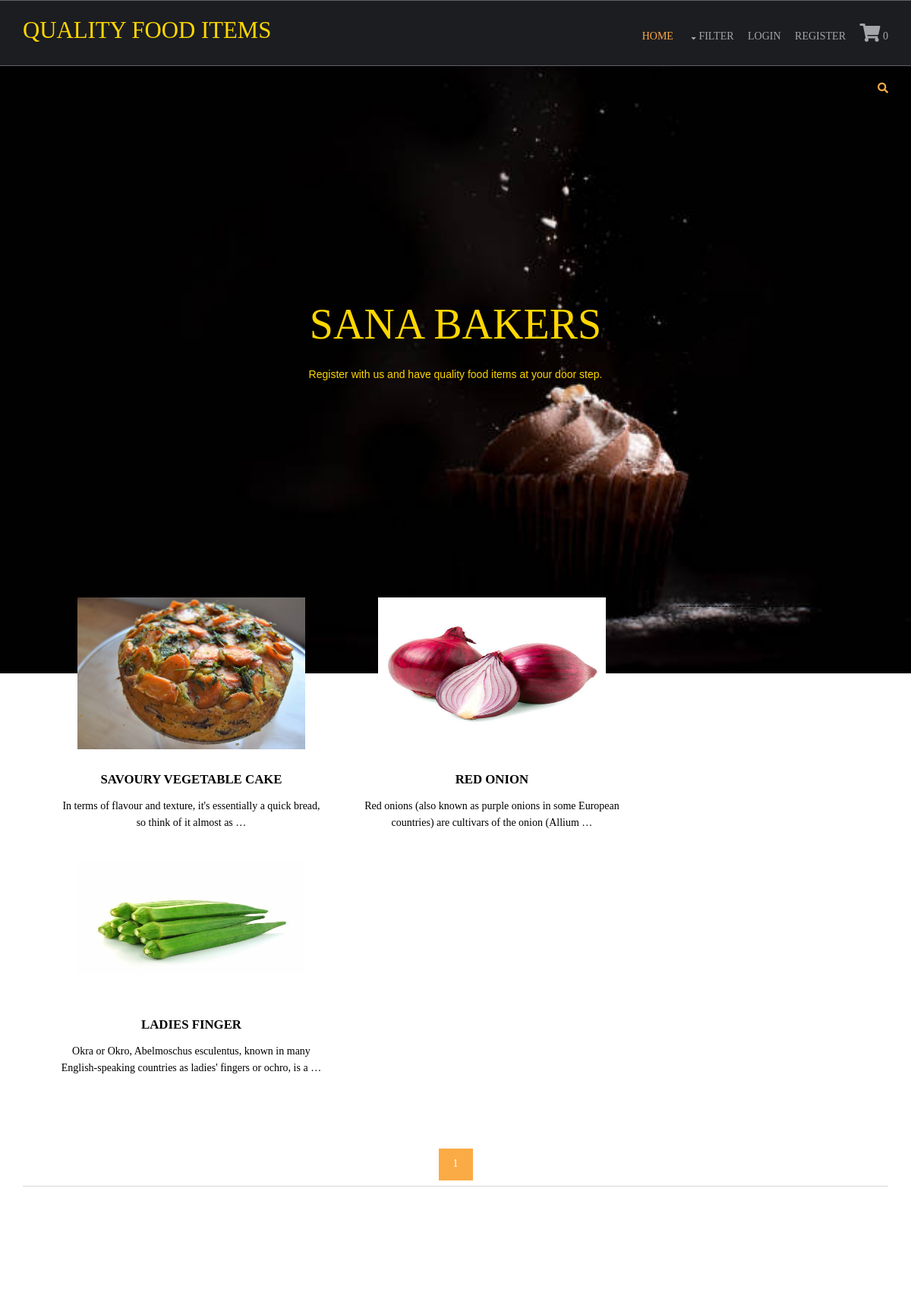
Page /vegetables/ on the committed database.
### shop/models.py (models this page shows, shortened)
class products(models.Model):
    name = models.CharField(max_length=250, unique=True)
    slug = models.SlugField(max_length=250, unique=True)
    img = models.ImageField(upload_to='product')
    desc = models.TextField()
    available = models.BooleanField(default=True)
    stock = models.IntegerField()
    price = models.IntegerField()
    category = models.ForeignKey(categ,on_delete=models.CASCADE)
    def get_url(self):
        return reverse('details', args=[self.category.slug,self.slug])

### shop/views.py (the view)
# urls.py: 2. Add a URL to urlpatterns:  path('', views.home, name='home')
def home(request,c_slug=None):
    if c_slug!=None:
        c_slug=get_object_or_404(categ,slug=c_slug)
        prodt=products.objects.filter(category=c_slug,available=True)
    else:
        prodt = products.objects.all().filter(available=True)
    cat = categ.objects.all()
    paginator = Paginator(prodt,6)
    try:
        page = int(request.GET.get('page','1'))
    except():
        page = 1
    try:
        pro = paginator.page(page)
    except(EmptyPage,InvalidPage):
        pro = paginator.page(paginator.num_pages)
    return render(request,'index.html',{'pr':prodt,'ct':cat,'pg':pro})

### cart/context_processor.py (called while the page is built)
def count(request):
    item_count=0
    if 'admin' in request.path:
        return{}
    else:
        try:
            ct = cartlist.objects.filter(cart_id=c_id(request))
            cti = items.objects.all().filter(cart=ct[:1])
            for c in cti:
                item_count+=c.quan
        except cartlist.DoesNotExist:
            item_count=0
        return dict(itc=item_count)

### cart/views.py (called while the page is built)
def c_id(request):
    ct_id = request.session.session_key
    if not ct_id:
        ct_id = request.session.create()
    return ct_id

### shop/models.py (called while the page is built)
    def get_url(self):
        return reverse('prod_cat', args=[self.slug])

### templates/index.html (shortened to what this page needs)
{% extends 'base.html' %}
{% load static %}
{% block content %}
<html lang="">
<head>
<link href="{% static 'hm/layout/styles/layout.css' %}" rel="stylesheet" type="text/css" media="all">
</head>
<body id="top">
<div class="abcd" style="background-image:url({% static 'hm/images/demo/backgrounds/bg.jpg' %});">
<div class="wrapper row0">
    <div id="topbar" class="hoc clear">
      <div class="fl_right">
        <ul class="nospace">
          <li id="searchform">
          </li>
        </ul>
      </div>
    </div>
  </div>
  <div id="pageintro" class="hoc clear" style="color:gold;">
    <article>
      <footer>
        <h3 class="heading">SANA BAKERS</h3>
        <p>Register with us and have quality food items at your door step.</p>
      </footer>
    </article>
  </div>
</div>
<div class="wrapper row3" style="color:black;font-family:times new roman;">
  <main class="hoc container clear" >
    <section id="introblocks">
      <ul class="nospace group btmspace-80">
    -------------------
        {% for i in pg.object_list %}
        <li class="one_third">
          <figure><a class="imgover" href="{{i.get_url}}"><img src="{{i.img.url}}" alt="" style="height:200;width:300;"></a>
            <figcaption>
              <h6 class="heading">{{i.name}}</h6>
              <p>{{i.desc|truncatewords:17}}</p>
            </figcaption>
          </figure>
        </li>
        {% endfor %}
        ------------------------
      </ul>
    </section>
    <center>
  {% for p in pg.paginator.page_range %}
  <a href="?page={{p}}" class="btn btn-light btn-sm {% if pg.number == p %} active {% endif %}">{{p}}</a>
  {% endfor %}
    </center>
    <hr class="btmspace-80">
  </main>
</div>
</body>
</html>
{% endblock %}

### static/hm/layout/styles/layout.css (style rules this page uses)
#topbar { padding:20px 0; font-size:.8rem; text-transform:uppercase; }
#topbar ul li { display:inline-block; margin-right:15px; }
#topbar ul li:last-child { margin-right:0; padding-right:0; border-right:none; }
#topbar #searchform { position:relative; line-height:1; z-index:9999; }
#topbar #searchform::after { display:block; height:18px; line-height:18px; padding:0; font-family:"Font Awesome\ 5 Free"; font-weight:900; font-size:1rem; content:"\f002"; }
#topbar #searchform ::placeholder { text-transform:capitalize; }
#pageintro { padding:200px 0 300px; }
#pageintro article, #pageintro article p { display:block; max-width:75%; margin:0 auto; text-align:center; }
#pageintro article p { max-width:65%; line-height:2rem; }
#pageintro .heading { margin-bottom:20px; font-size:4rem; }
#pageintro footer { margin-top:50px; }
.container { padding:80px 0; }
#introblocks { display:block; position:relative; margin:-180px 0 0 0; z-index:1; text-align:center; }
#introblocks figure figcaption { display:block; padding:30px 0 0 0; text-align:center; }
#introblocks figure figcaption .heading { font-size:1.2rem; font-weight:700; margin-bottom:0; }
*, *::before, *::after { transition:all .3s ease-in-out; }
body { color:#A5A6AA; background-color:#1C1D21; }
a { color:#FBAB45; }
hr, .borderedbox { border-color:#D7D7D7; }
.btn, .btn.inverse:hover { color:#FFFFFF; background-color:#FBAB45; border-color:#FBAB45; }
.imgover, .imgover:hover::after { color:#FFFFFF; }
.row3 { color:#474747; background-color:#FFFFFF; }
#topbar #searchform { color:#FBAB45; }
#pageintro { color:#FFFFFF; }
@media screen and (min-width:1140px) { .hoc { max-width:1140px; } }

### static/hm/layout/styles/framework.css (style rules this page uses)
html { overflow-y:scroll; overflow-x:hidden; }
html, body { margin:0; padding:0; font-size:14px; line-height:1.6em; }
*, *::before, *::after { box-sizing:border-box; }
.nospace { margin:0; padding:0; list-style:none; }
.btn { display:inline-block; padding:8px 18px 10px; text-transform:uppercase; border:1px solid; }
.clear, .group { display:block; }
.clear::before, .clear::after, .group::before, .group::after { display:table; content:""; }
.clear, .clear::after, .group, .group::after { clear:both; }
a { outline:none; text-decoration:none; }
.fl_right, .imgr { float:right; }
img { width:auto; max-width:100%; height:auto; margin:0; padding:0; border:none; line-height:normal; vertical-align:middle; }
.imgover { display:inline-block; position:relative; max-width:100%; }
.imgover::before, .imgover::after { display:block; position:absolute; content:""; text-align:center; opacity:0; }
.imgover::before { top:0; right:0; bottom:0; left:0; }
.imgover::after { top:50%; left:50%; width:50px; height:50px; line-height:50px; margin:-25px 0 0 -25px; font-family:"Font Awesome\ 5 Free"; font-weight:900; content:"\f067"; font-size:28px; }
body, input, textarea, select { font-family:Verdana, Geneva, sans-serif; }
h1, h2, h3, h4, h5, h6, .heading { font-family:Georgia, "Times New Roman", Times, serif; }
::placeholder { opacity:1; }
h1, h2, h3, h4, h5, h6, .heading { margin:0 0 20px 0; font-size:1.4rem; line-height:normal; font-weight:normal; text-transform:uppercase; }
hr { display:block; width:100%; height:1px; border:solid; border-width:1px 0 0 0; }
.wrapper { display:block; position:relative; width:100%; margin:0; padding:0; text-align:left; word-wrap:break-word; }
.hoc { display:block; margin:0 auto; }
address, article, aside, figcaption, figure, footer, header, main, nav, section { display:block; margin:0; padding:0; }
.one_half, .one_third, .two_third, .one_quarter, .two_quarter, .three_quarter { display:inline-block; float:left; margin:0 0 0 4.21052%; list-style:none; }
.one_third { width:30.52631%; }
.btmspace-80 { margin-bottom:80px; }

### templates/base.html (style rules this page uses)
.abcd { height:100%; background-position:center; background-repeat:no-repeat; background-size:cover; }

### templates/index.html (style rules this page uses)
.abcd { height:100%; background-position:center; background-repeat:no-repeat; background-size:cover; }

### rows in the picture
products: img (picture), name "SAVOURY VEGETABLE CAKE", desc "In terms of flavour and texture, it's essentially a quick bread, so think of it almost as …"
products: img (picture), name "RED ONION", desc "Red onions (also known as purple onions in some European countries) are cultivars of the onion (Allium …"
products: img (picture), name "LADIES FINGER", desc "Okra or Okro, Abelmoschus esculentus, known in many English-speaking countries as ladies' fingers or ochro, is a …"

### other values in the picture
{{ itc }} "0"
{{ p }} "1"
